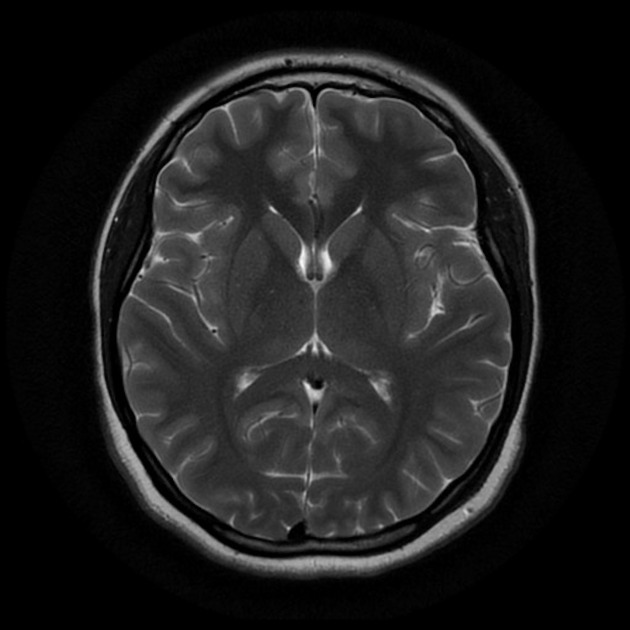
#> input picture mri_scan.jpeg, 630 x 630 px
$ jupyter execute 4A_LORIN_MP1.ipynb
#> lines starting #> are read from the running program, lines starting #| are printed output that depends on the picture; after the words box and inside, x2 and y2 are one past the last pixel; in counts of white or black regions, pixels touching at a corner belong together
<a href="https://colab.research.google.com/github/Milleys/CSST106-CS4A-LORIN/blob/main/4A_LORIN_MP1.ipynb" target="_parent"></a>

[cell 1]
import cv2
import numpy as np
from matplotlib import pyplot as plt

# Load the MRI image
image = cv2.imread('mri_scan.jpeg', cv2.IMREAD_GRAYSCALE)
#> image is the input picture: shape (630, 630); min 0, max 248, mean 29.7

# Apply Gaussian Blur to reduce noise
blurred_image = cv2.GaussianBlur(image, (5, 5), 0)

# Perform simple thresholding
_, segmented_image = cv2.threshold(blurred_image, 127, 255, cv2.THRESH_BINARY)
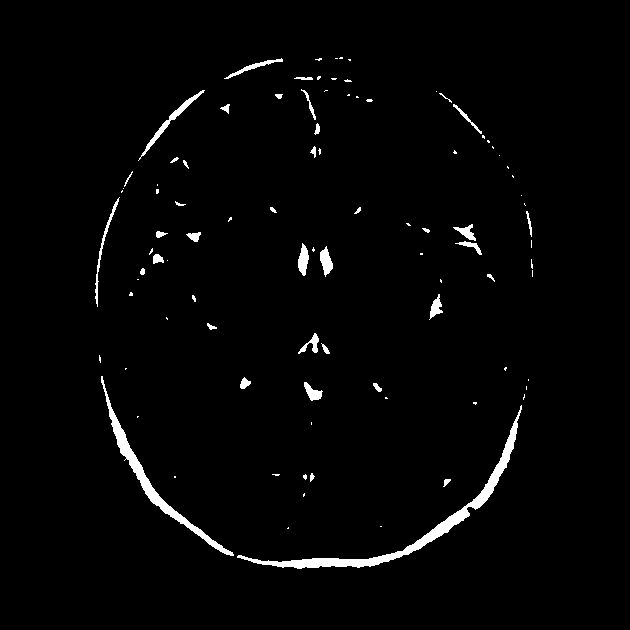
#> segmented_image: shape (630, 630); 2% white; 95 white regions (56 under 20 px), largest, box (x1, y1, x2, y2) and area: (237, 405, 522, 569) 2747, (101, 376, 234, 556) 1637, (138, 90, 205, 161) 420

# Apply Canny Edge Detection
edges = cv2.Canny(segmented_image, 50, 150)
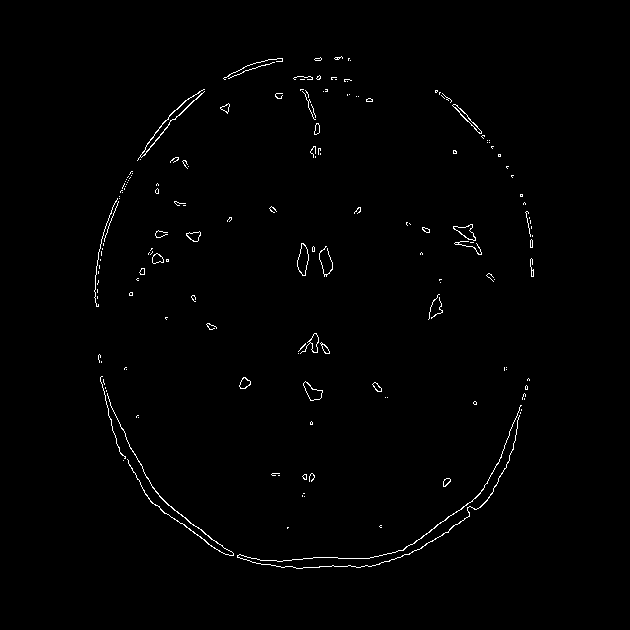
#> edges: shape (630, 630); 0.9% white in thin lines or dots, all inside (x1, y1, x2, y2) = (94, 56, 534, 569)

# Display results using matplotlib
plt.figure(figsize=(12, 6))

plt.subplot(1, 3, 1)
plt.title('Original Image')
plt.imshow(image, cmap='gray')
plt.axis('off')

plt.subplot(1, 3, 2)
plt.title('Segmented Image')
plt.imshow(segmented_image, cmap='gray')
plt.axis('off')

plt.subplot(1, 3, 3)
plt.title('Detected Edges')
plt.imshow(edges, cmap='gray')
plt.axis('off')

plt.show()
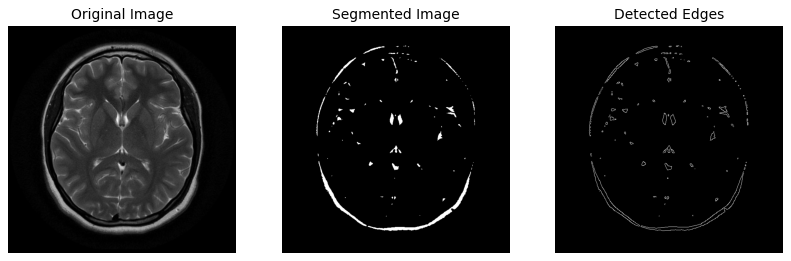
#> figure drawn by matplotlib, 3 panels

$ run again, with thumbnail.png saved as mri_scan.jpeg
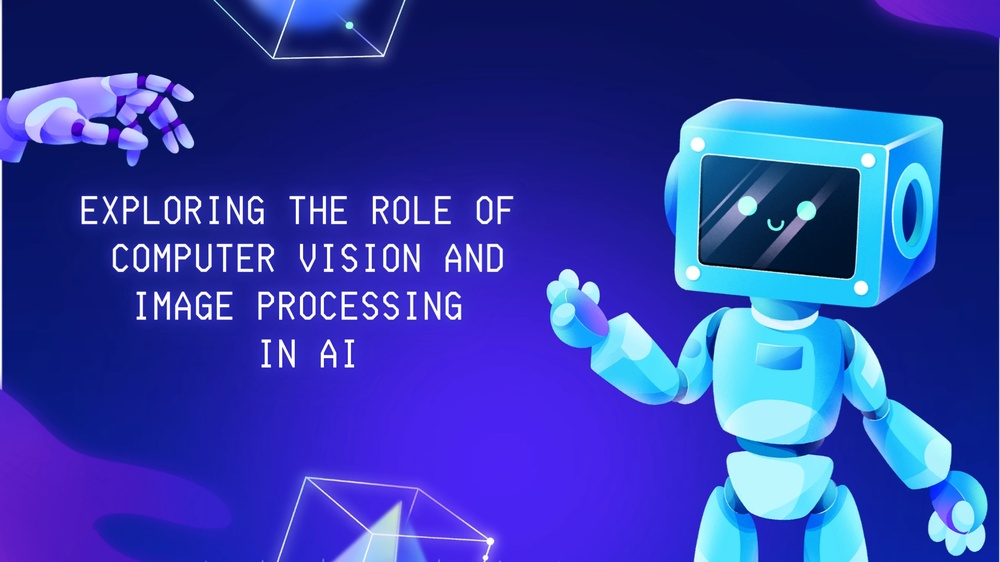
#> input picture thumbnail.png, 1000 x 562 px, shrunk from 1920 x 1080 before the run
#> `_, segmented_image = cv2.threshold(blurred_image, 127, 255, cv2.THRESH..`:
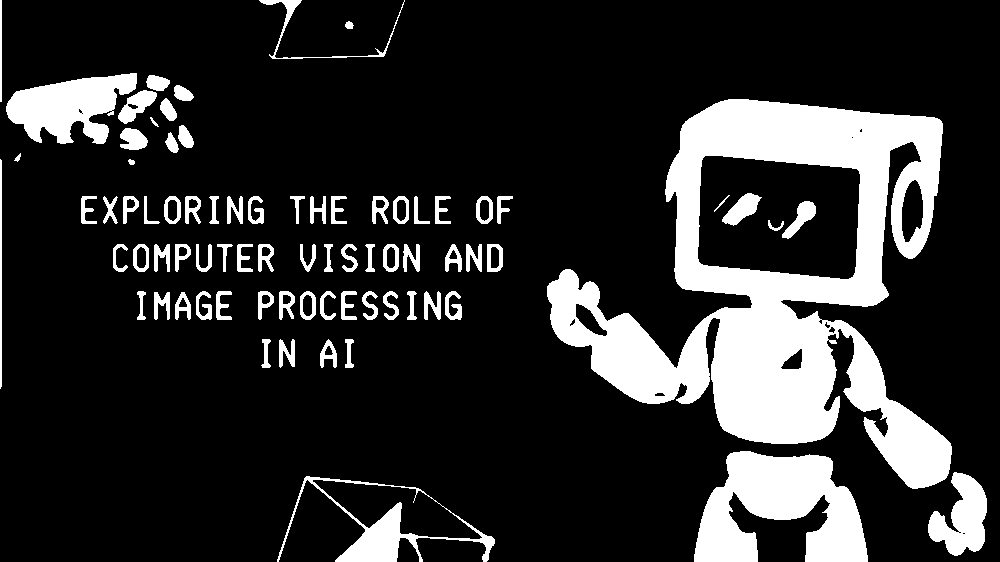
#> segmented_image: shape (562, 1000); 17.9% white; 77 white regions, largest, box (x1, y1, x2, y2) and area: (547, 99, 952, 489) 59824, (694, 451, 868, 562) 12073, (6, 73, 137, 144) 5525
#> edges: shape (562, 1000); 2.5% white in thin lines or dots
#> `plt.show()`:
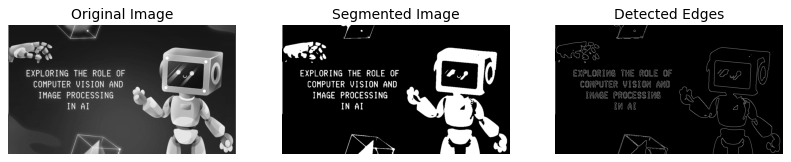
#> figure drawn by matplotlib, 3 panels
